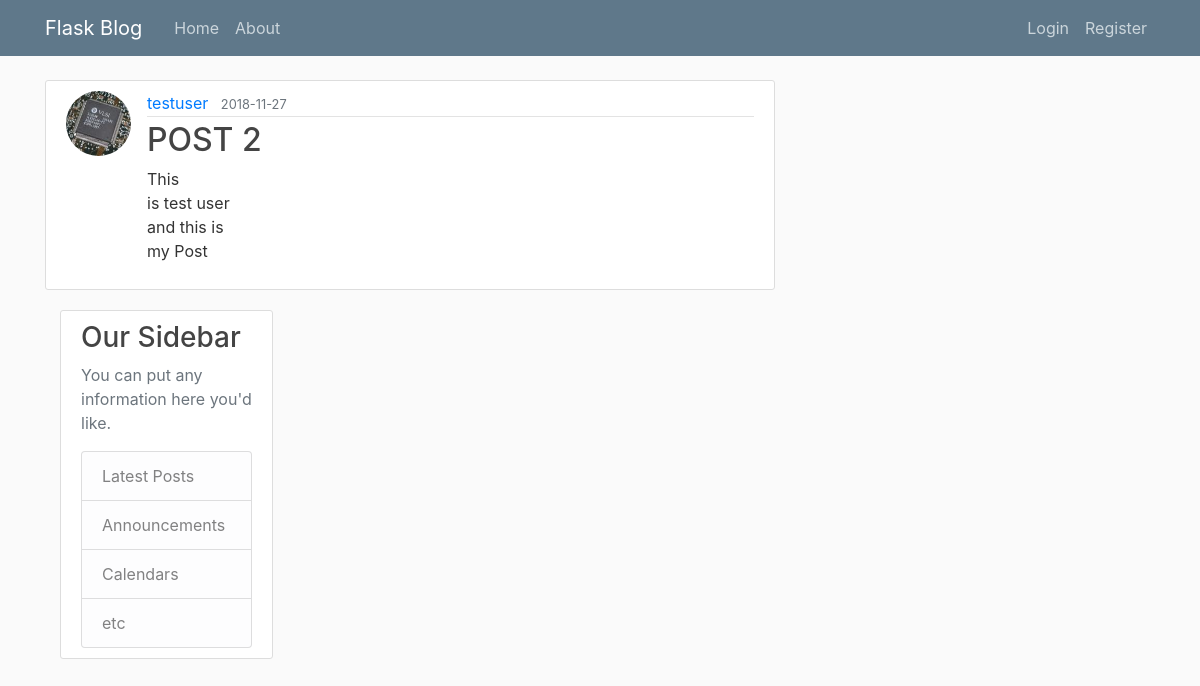
Screenshot of /post/2 with the database file from the repository.
### app.py (models this page shows, shortened)
class User(db.Model, UserMixin):
    id = db.Column(db.Integer, primary_key=True)
    username = db.Column(db.String(20), unique=True, nullable=False)
    email = db.Column(db.String(120), unique=True, nullable=False)
    image_file = db.Column(db.String(20), nullable=False, default=('default.jpg'))
    password = db.Column(db.String(60), nullable=False)
    posts = db.relationship('Post', backref='author',lazy=True)

class Post(db.Model):
    id = db.Column(db.Integer, primary_key=True)
    title = db.Column(db.String(100), nullable=False)
    date_posted = db.Column(db.DateTime, nullable=False, default= datetime.utcnow)
    content = db.Column(db.Text, nullable=False)
    user_id = db.Column(db.Integer, db.ForeignKey('user.id'), nullable=False)

### app.py (the view)
@app.route("/post/<int:post_id>")
def post(post_id):
    post = Post.query.get_or_404(post_id)
    return render_template('post.html',title= post.title, post=post)

### templates/post.html (shortened to what this page needs)
{% extends "layout.html" %}
{% block content %}
       <article class="media content-section">
       <img class="rounded-circle article-img" alt="profile pic" src="{{ url_for('static', filename='profile_pics/' + post.author.image_file) }}">
        <div class="media-body">
            <div class="article-metadata">
            <a class="mr-2" href="{{ url_for('user_posts', username=post.author.username) }}">{{ post.author.username }}</a>
            <small class="text-muted">{{ post.date_posted.strftime('%Y-%m-%d') }}</small>
            </div>
            <h2 class="article-title">{{ post.title }}</h2>
            <p class="article-content">{{ post.content }}</p>
        </div>
        </article>
{% endblock content %}

### static/main.css (style rules this page uses)
body { background: #fafafa; color: #333333; margin-top: 5rem; }
h1, h2, h3, h4, h5, h6 { color: #444444; }
.content-section { background: #ffffff; padding: 10px 20px; border: 1px solid #dddddd; border-radius: 3px; margin-bottom: 20px; }
.article-title { color: #444444; }
.article-content { white-space: pre-line; }
.article-img { height: 65px; width: 65px; margin-right: 16px; }
.article-metadata { padding-bottom: 1px; margin-bottom: 4px; border-bottom: 1px solid #e3e3e3 }

### rows the page displays
User: image_file (picture), author.username "testuser"
Post: date_posted "2018-11-27", title "POST 2", content "This is test user and this is my Post"
